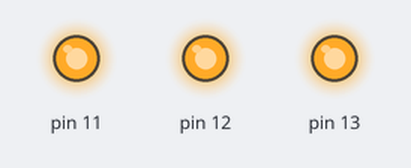
This sketch was run on a simulated Arduino Uno, built with avr-gcc and run on an emulated ATmega328P. Shown: output pins drawn as LEDs (lit = HIGH).

Above: at 0.1 s.
Timing chart, 0 to 1.6 s (numbered marks = the images above):
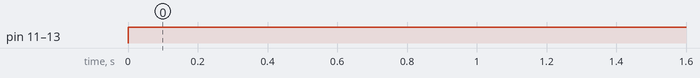

The sketch:

Exp1.ino
```cpp
// C++ code
//
void setup()
{
  pinMode(13, OUTPUT);
  pinMode(12, OUTPUT);
  pinMode(11, OUTPUT);
}

void loop()
{
  digitalWrite(13, true);
  digitalWrite(12, true);
  digitalWrite(11, true);
}
```

Measured:
- by itself, pin 11–13: LOW → HIGH at 0.00 s
